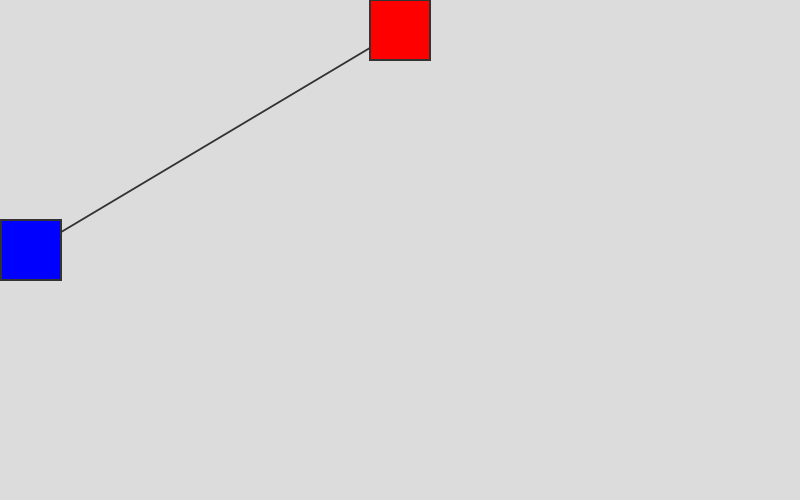
Frame 1 (no input)
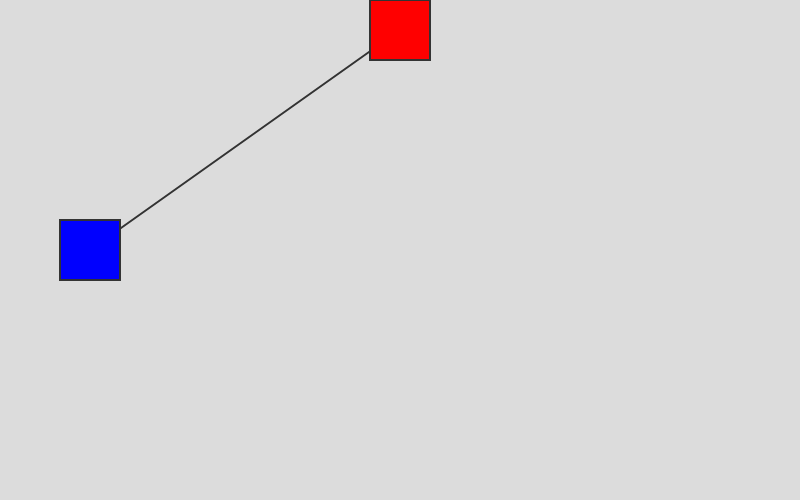
Frame 60 (no input)
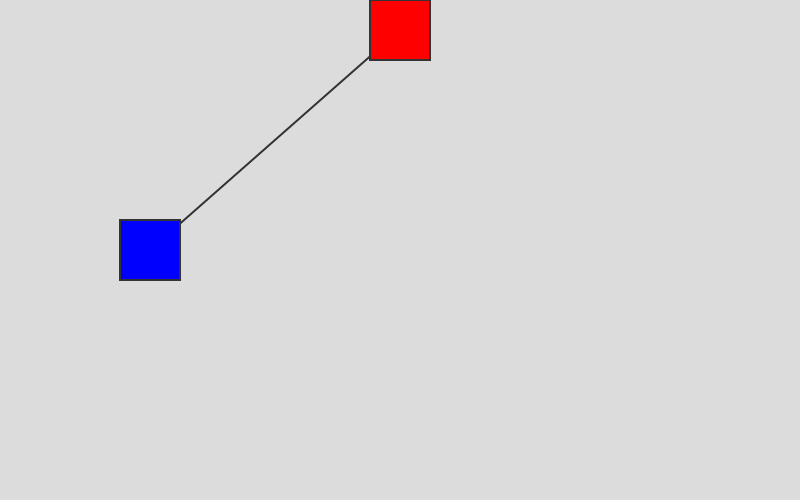
Frame 120 (the mouse pressed at the canvas centre since frame 60)

The p5.js sketch that drew these frames (run headless with seeded random() and noise() and a simulated clock; from frame 60 on, the mouse is pressed at the canvas centre):

// p5.js sketch
// ── sketch.js
let x = 800;
let y = 500;
let side = 60;
let xPos = 0;
let dx = 1;

function setup() {
    createCanvas(x, y);
    frameRate(60);
}

function draw() {
    background(220);
    strokeWeight(2);
    stroke(51);
    
    xPos += dx;
    
    if (xPos >= x - side){
        dx *= -1;
    }
    if (xPos <= 0){
        dx *= -1;
    }
    
    line(x/2, side/2, xPos+side/2, y/2);
    
    fill('red');
    rect(x/2-side/2, 0, side, side);
    
    fill('blue');
    rect(xPos, y/2-side/2, side, side);
}
